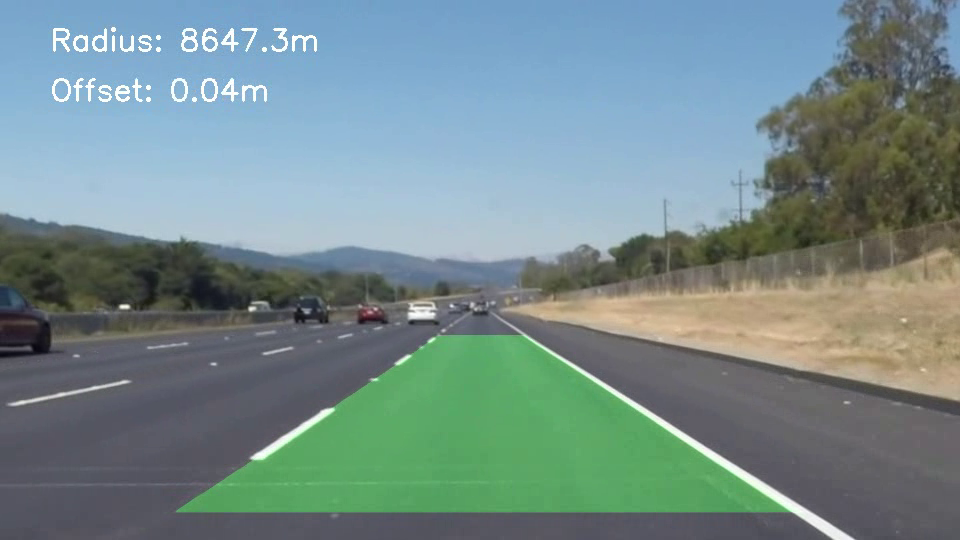
#> input picture frame 22 of result_files/output_video01.avi, 960 x 540 px, given in place of project_video01.mp4, which was not available
$ python main.py
#> lines starting #> are read from the running program, lines starting #| are printed output that depends on the picture; after the words box and inside, x2 and y2 are one past the last pixel; in counts of white or black regions, pixels touching at a corner belong together; pictures that were not available may be replaced by others from this repository, and a replacement may not be noted
### calibration.py
import numpy as np
import cv2
import glob
import os

def get_calibration_params():

    calib_path = 'result_files/calib.npz'

    if os.path.exists(calib_path):
        print("Loading calibration parameters")
        data = np.load(calib_path)
        return data['mtx'], data['dist']

    rows = 6
    cols = 9

    criteria = (cv2.TERM_CRITERIA_MAX_ITER + cv2.TERM_CRITERIA_EPS, 30, 0.001)

    objectPoints = np.zeros((rows * cols, 3), np.float32)
    objectPoints[:, :2] = np.mgrid[0:rows, 0:cols].T.reshape(-1, 2)

    objectPointsArray = []
    imgPointsArray = []

    # Kalibracija se primenjuje na slike iz direktorijuma camera_cal
    images = glob.glob('camera_cal/calibration*.jpg')

    for path in images:
        img = cv2.imread(path)
        gray = cv2.cvtColor(img, cv2.COLOR_BGR2GRAY)

        # Nalazenje uglova na tabli
        ret, corners = cv2.findChessboardCorners(gray, (rows, cols), None)

        if ret:
            corners = cv2.cornerSubPix(gray, corners, (11, 11), (-1, -1), criteria)

            objectPointsArray.append(objectPoints)
            imgPointsArray.append(corners)

            # Crtanje uglova na slici
            cv2.drawChessboardCorners(img, (rows, cols), corners, ret)


    cv2.destroyAllWindows()

    # Cuvanje rezultata kalibracije
    ret, mtx, dist, rvecs, tvecs = cv2.calibrateCamera(objectPointsArray, imgPointsArray, gray.shape[::-1], None, None)

    # Kreiranje foldera ako ne postoji
    if not os.path.exists('result_files'):
        os.makedirs('result_files')
    np.savez(calib_path, mtx=mtx, dist=dist, rvecs=rvecs, tvecs=tvecs)

    # Ispis greske pri kalibraciji
    error = 0
    for i in range(len(objectPointsArray)):
        imgPoints, _ = cv2.projectPoints(objectPointsArray[i], rvecs[i], tvecs[i], mtx, dist)
        error += cv2.norm(imgPointsArray[i], imgPoints, cv2.NORM_L2) / len(imgPoints)

    print("Total error: ", error / len(objectPointsArray))

    return mtx, dist

### main.py
import numpy as np
import cv2 as cv
import os
import glob
from calibration import get_calibration_params

def get_binary_video(img):
    # Konverzija u LAB prostor
    lab = cv.cvtColor(img, cv.COLOR_BGR2LAB)
    l_channel = lab[:,:,0] # Lightness (za bele linije)
    b_channel = lab[:,:,2] # Blue-Yellow (za zute linije)

    # Detekcija zute boje (B kanal u LAB je koristan za ovo)
    yellow_binary = np.zeros_like(b_channel)
    yellow_binary[(b_channel > 155)] = 1

    # Detekcija bele boje (L kanal)
    white_binary = np.zeros_like(l_channel)
    white_binary[(l_channel > 210)] = 1 # Visok prag za preciznost

    # Sobel gradijent po x-osi (ivice)
    gray = cv.cvtColor(img, cv.COLOR_BGR2GRAY)
    sobelx = cv.Sobel(gray, cv.CV_64F, 1, 0, ksize=3)
    abs_sobelx = np.absolute(sobelx)
    scaled_sobel = np.uint8(255 * abs_sobelx / np.max(abs_sobelx))

    sx_binary = np.zeros_like(scaled_sobel)
    sx_binary[(scaled_sobel >= 30) & (scaled_sobel <= 100)] = 1

    # Kombinovanje: zuta , bela, Sobel
    combined = np.zeros_like(sx_binary)
    combined[(yellow_binary == 1) | (white_binary == 1) | ((sx_binary == 1) & (l_channel > 150))] = 1

    return combined

def find_lane_pixels_video(binary_warped, draw_lanes=False):
    # Racunanje histograma donje polovine slike kako bismo identifikovali pocetne pozicije leve i desne trake
    histogram = np.sum(binary_warped[binary_warped.shape[0]//2:,:], axis=0)
    midpoint = np.int32(histogram.shape[0]//2)
    leftx_base = np.argmax(histogram[:midpoint])
    rightx_base = np.argmax(histogram[midpoint:]) + midpoint

    nwindows, margin, minpix = 9, 70, 50
    window_height = np.int32(binary_warped.shape[0]//nwindows)

    nonzero = binary_warped.nonzero()
    nonzeroy, nonzerox = np.array(nonzero[0]), np.array(nonzero[1])
    leftx_current, rightx_current = leftx_base, rightx_base
    left_lane_inds, right_lane_inds = [], []
    # Iteracija kroz prozore od dna ka vrhu slike radi pracenja zakrivljenosti traka
    for window in range(nwindows):
        win_y_low = binary_warped.shape[0] - (window+1)*window_height
        win_y_high = binary_warped.shape[0] - window*window_height
        win_xleft_low, win_xleft_high = leftx_current - margin, leftx_current + margin
        win_xright_low, win_xright_high = rightx_current - margin, rightx_current + margin

        good_left = ((nonzeroy >= win_y_low) & (nonzeroy < win_y_high) & (nonzerox >= win_xleft_low) & (nonzerox < win_xleft_high)).nonzero()[0]
        good_right = ((nonzeroy >= win_y_low) & (nonzeroy < win_y_high) & (nonzerox >= win_xright_low) & (nonzerox < win_xright_high)).nonzero()[0]

        left_lane_inds.append(good_left)
        right_lane_inds.append(good_right)

        if len(good_left) > minpix: leftx_current = np.int32(np.mean(nonzerox[good_left]))
        if len(good_right) > minpix: rightx_current = np.int32(np.mean(nonzerox[good_right]))

    try:
        # Spajanje svih pronadjenih indeksa piksela i izdvajanje njihovih koordinata za fitovanje polinoma
        left_lane_inds = np.concatenate(left_lane_inds)
        right_lane_inds = np.concatenate(right_lane_inds)

        out_img = None
        if draw_lanes:
            out_img = np.dstack((binary_warped, binary_warped, binary_warped)) * 255
            out_img[nonzeroy[left_lane_inds], nonzerox[left_lane_inds]] = [0, 0, 255] # Crvena
            out_img[nonzeroy[right_lane_inds], nonzerox[right_lane_inds]] = [255, 0, 0] # Plava

        return nonzerox[left_lane_inds], nonzeroy[left_lane_inds], nonzerox[right_lane_inds], nonzeroy[right_lane_inds], out_img
    except:
        return None, None, None, None, None

def process_frame(frame, mtx, dist):
    h, w = frame.shape[:2]
    undist = cv.undistort(frame, mtx, dist, None, mtx)
    binary = get_binary_video(undist)

    # Definisanje izvornih i odredisnih tacaka za transformaciju slike u pticju perspektivu
    src = np.float32([[w*0.45, h*0.62], [w*0.55, h*0.62], [w*0.85, h*0.95], [w*0.15, h*0.95]])
    dst = np.float32([[w*0.2, 0], [w*0.8, 0], [w*0.8, h], [w*0.2, h]])
    M = cv.getPerspectiveTransform(src, dst)
    Minv = cv.getPerspectiveTransform(dst, src)
    warped = cv.warpPerspective(binary, M, (w, h), flags=cv.INTER_LINEAR)

    lx, ly, rx, ry, _ = find_lane_pixels_video(warped)

    if lx is not None and len(lx) > 0 and len(rx) > 0:
        left_fit = np.polyfit(ly, lx, 2)
        right_fit = np.polyfit(ry, rx, 2)
        ploty = np.linspace(0, h-1, h)
        left_fitx = left_fit[0]*ploty**2 + left_fit[1]*ploty + left_fit[2]
        right_fitx = right_fit[0]*ploty**2 + right_fit[1]*ploty + right_fit[2]

        # Konverzija piksela u metre i izracunavanje radijusa zakrivljenosti i pozicije vozila (offset)
        ym_per_pix, xm_per_pix = 30/720, 3.7/700
        left_fit_cr = np.polyfit(ploty*ym_per_pix, left_fitx*xm_per_pix, 2)
        right_fit_cr = np.polyfit(ploty*ym_per_pix, right_fitx*xm_per_pix, 2)

        l_rad = ((1 + (2*left_fit_cr[0]*h*ym_per_pix + left_fit_cr[1])**2)**1.5) / np.absolute(2*left_fit_cr[0])
        r_rad = ((1 + (2*right_fit_cr[0]*h*ym_per_pix + right_fit_cr[1])**2)**1.5) / np.absolute(2*right_fit_cr[0])
        offset = (((left_fitx[-1] + right_fitx[-1])/2) - (w/2)) * xm_per_pix

        # Iscrtavanje detektovane povrsine trake i vracanje maske u originalnu perspektivu kamere
        warp_zero = np.zeros_like(warped).astype(np.uint8)
        color_warp = np.dstack((warp_zero, warp_zero, warp_zero))
        pts_left = np.array([np.transpose(np.vstack([left_fitx, ploty]))])
        pts_right = np.array([np.flipud(np.transpose(np.vstack([right_fitx, ploty])))])
        pts = np.hstack((pts_left, pts_right))

        cv.fillPoly(color_warp, np.int_([pts]), (0, 255, 0))
        newwarp = cv.warpPerspective(color_warp, Minv, (w, h))
        result = cv.addWeighted(undist, 1, newwarp, 0.3, 0)

        cv.putText(result, f"Radius: {(l_rad+r_rad)/2:.1f}m", (50, 50), cv.FONT_HERSHEY_SIMPLEX, 1, (255,255,255), 2)
        cv.putText(result, f"Offset: {offset:.2f}m", (50, 100), cv.FONT_HERSHEY_SIMPLEX, 1, (255,255,255), 2)
        return result
    return undist

def process_video(input_path, output_path, mtx, dist):

    cap = cv.VideoCapture(input_path)
    if not cap.isOpened():
        print(f"Error opening {input_path}")
        return

    width = int(cap.get(cv.CAP_PROP_FRAME_WIDTH))
    height = int(cap.get(cv.CAP_PROP_FRAME_HEIGHT))
    fps = cap.get(cv.CAP_PROP_FPS)

    out = cv.VideoWriter(output_path, cv.VideoWriter_fourcc(*'XVID'), fps, (width, height))

    while cap.isOpened():
        ret, frame = cap.read()
        if not ret:
            break

        processed = process_frame(frame, mtx, dist)
        out.write(processed)

        # Prikazivanje prozora tokom obrade
        cv.imshow('Lane Detection Video', processed)
        if cv.waitKey(1) & 0xFF == ord('q'):
            break

    cap.release()
    out.release()

def main():
    if not os.path.exists('result_files'):
        os.makedirs('result_files')

    mtx, dist = get_calibration_params()
#> (reads result_files/calib.npz from the repository)

    cal_img = cv.imread('camera_cal/calibration1.jpg')
    if cal_img is not None:
        cv.imwrite('result_files/calibration_original.jpg', cal_img)
        cal_undist = cv.undistort(cal_img, mtx, dist, None, mtx)
        cv.imwrite('result_files/calibration_undistorted.jpg', cal_undist)

    # Ulazna slika koriscena za writeup_template.md
    test_img = cv.imread('test_images/test3.jpg')
    if test_img is not None:
        h, w = test_img.shape[:2]

        # 1. Primena kalibracije na ulaznu sliku
        demo_undist = cv.undistort(test_img, mtx, dist, None, mtx)
        cv.imwrite('result_files/road_undistorted.jpg', demo_undist)
        cv.imshow('Undistort', demo_undist)
        cv.waitKey(0)

        # 2. Binarna slika
        demo_binary = get_binary_video(demo_undist)
        cv.imwrite('result_files/binary_thresholded.jpg', demo_binary * 255)
        cv.imshow('Binary', demo_binary * 255)
        cv.waitKey(0)

        # 3. Perspektivna transformacija
        src = np.float32([[w*0.45, h*0.62], [w*0.55, h*0.62], [w*0.85, h*0.95], [w*0.15, h*0.95]])
        dst = np.float32([[w*0.2, 0], [w*0.8, 0], [w*0.8, h], [w*0.2, h]])
        M = cv.getPerspectiveTransform(src, dst)
        demo_warped = cv.warpPerspective(demo_binary, M, (w, h))
        cv.imwrite('result_files/perspective_warped.jpg', demo_warped * 255)
        cv.imshow('Perspective Transform', demo_warped * 255)
        cv.waitKey(0)

        # 4. Detekcija trake na putu
        lx, ly, rx, ry, demo_lanes_img = find_lane_pixels_video(demo_warped, draw_lanes=True)
        if demo_lanes_img is not None:
            left_fit = np.polyfit(ly, lx, 2)
            right_fit = np.polyfit(ry, rx, 2)
            ploty = np.linspace(0, h-1, h)
            left_fitx = left_fit[0]*ploty**2 + left_fit[1]*ploty + left_fit[2]
            right_fitx = right_fit[0]*ploty**2 + right_fit[1]*ploty + right_fit[2]

            for i in range(len(ploty)-1):
                cv.line(demo_lanes_img, (int(left_fitx[i]), int(ploty[i])), (int(left_fitx[i+1]), int(ploty[i+1])), (0, 255, 255), 3)
                cv.line(demo_lanes_img, (int(right_fitx[i]), int(ploty[i])), (int(right_fitx[i+1]), int(ploty[i+1])), (0, 255, 255), 3)

            cv.imwrite('result_files/lane_pixels_fitted.jpg', demo_lanes_img)
            cv.imshow('Lane line detection', demo_lanes_img)
            cv.waitKey(0)

        # 5. Finalna slika
        demo_final = process_frame(test_img, mtx, dist)
        cv.imwrite('result_files/final_result_image.jpg', demo_final)
        cv.imshow('Final image', demo_final)

        cv.waitKey(0)
        cv.destroyAllWindows()

    # Primena na video snimku
    videos_to_process = [
        ('test_videos/project_video01.mp4', 'result_files/output_video01.avi'),
        ('test_videos/project_video02.mp4', 'result_files/output_video02.avi')
    ]

    for input_v, output_v in videos_to_process:
        process_video(input_v, output_v, mtx, dist)
#> in process_video, frame is the input picture: shape (540, 960, 3); mean B, G, R 140.2, 139.6, 117.4
#> in get_binary_video, `lab = cv.cvtColor(img, cv.COLOR_BGR2LAB)`: lab: shape (540, 960, 3); mean of channels 0, 1, 2 144.1, 121.2, 126
#> in get_binary_video, `b_channel = lab[:,:,2]`:
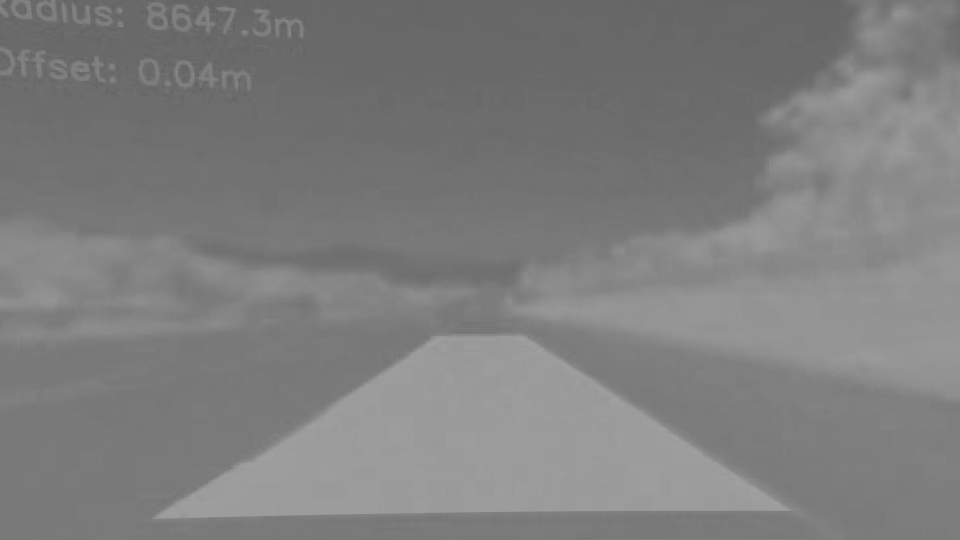
#> b_channel: shape (540, 960); min 96, max 162, mean 126
#> in get_binary_video, `gray = cv.cvtColor(img, cv.COLOR_BGR2GRAY)`:
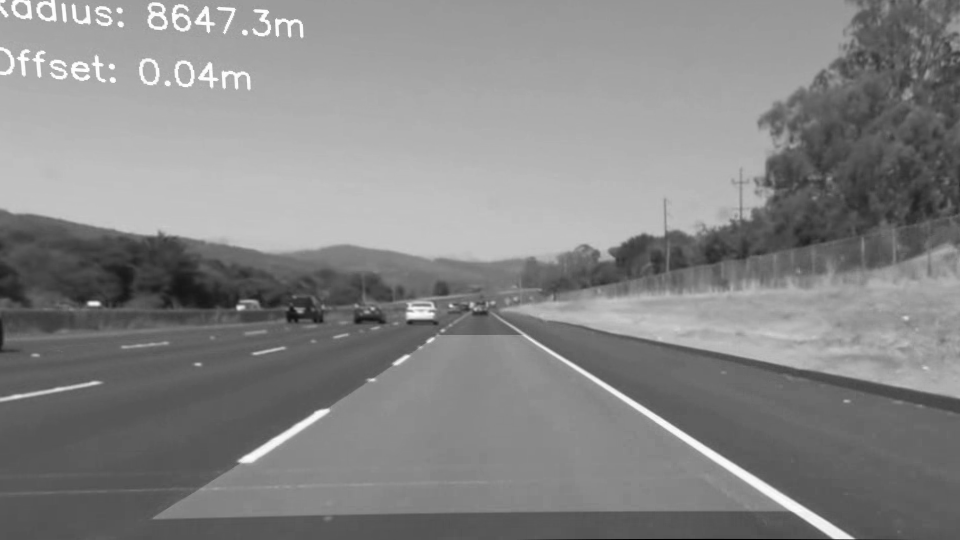
#> gray: shape (540, 960); min 0, max 255, mean 133.7
#> in get_binary_video, `sobelx = cv.Sobel(gray, cv.CV_64F, 1, 0, ksize=3)`:
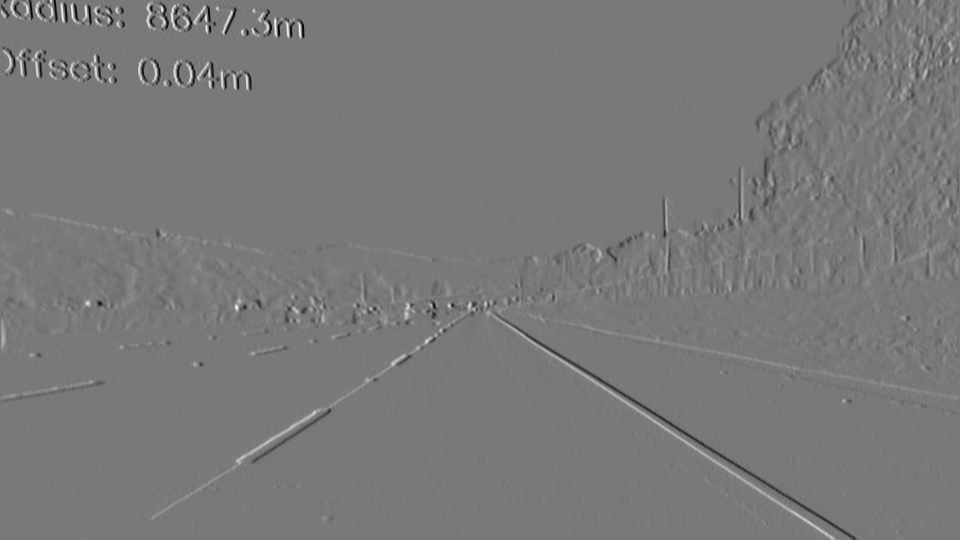
#> sobelx: shape (540, 960) float64; min -387, max 426, mean -0.1; drawn with min black and max white
#> in process_frame, `binary = get_binary_video(undist)`:
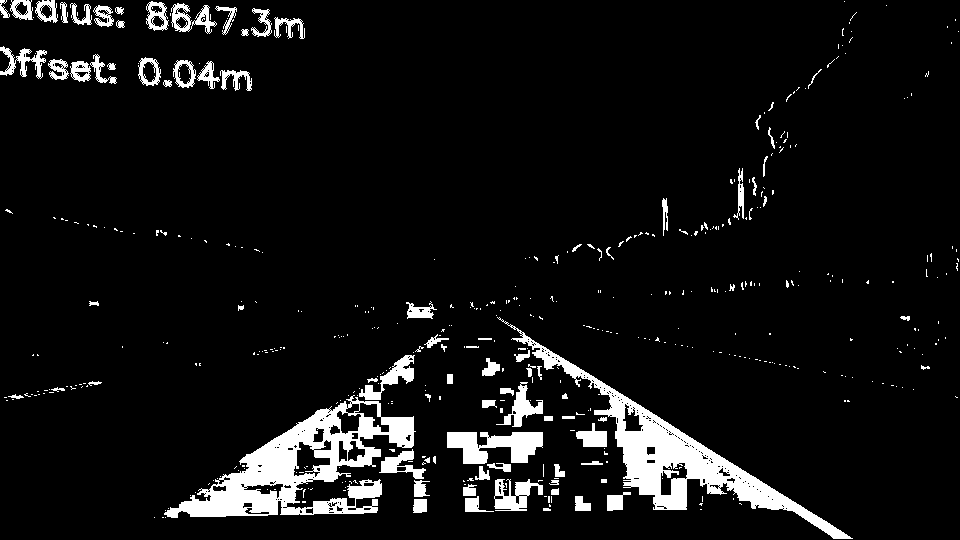
#> binary: shape (540, 960); values 0 (black) and 1 (white), 7.2% white; 465 white regions (379 under 20 px), largest, box (x1, y1, x2, y2) and area: (164, 395, 416, 518) 10817, (497, 317, 853, 539) 9915, (447, 432, 543, 464) 1990
#> in process_frame, `warped = cv.warpPerspective(binary, M, (w, h), flags=cv.INTER_LINEAR)`:
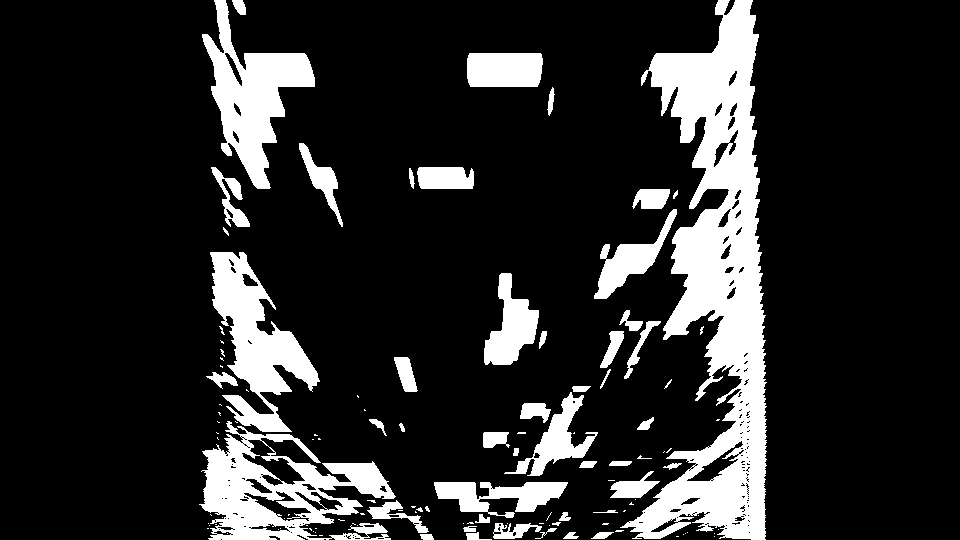
#> warped: shape (540, 960); values 0 (black) and 1 (white), 16.3% white; 120 white regions (70 under 20 px), largest, box (x1, y1, x2, y2) and area: (620, 0, 767, 540) 34842, (199, 421, 396, 540) 10663, (202, 0, 315, 189) 8262
#> in find_lane_pixels_video, `histogram = np.sum(binary_warped[binary_warped.shape[0]//2:,:], axis=0)`: histogram = 960 values, max 270 at index 751, min 0 at index 0, mean 52.5
#> in find_lane_pixels_video, `leftx_base = np.argmax(histogram[:midpoint])`: leftx_base = 236
#> in find_lane_pixels_video, `rightx_base = np.argmax(histogram[midpoint:]) + midpoint`: rightx_base = 751
#> in find_lane_pixels_video, `nonzero = binary_warped.nonzero()`: nonzero = 84329 positions, rows 0 to 539, columns 199 to 766
#> in find_lane_pixels_video, `leftx_current, rightx_current = leftx_base, rightx_base`: leftx_current = 236; rightx_current = 751
#> the loop in find_lane_pixels_video, `for window in range(nwindows):` made 9 passes
#> (win_xleft_low, win_xleft_high, win_xright_low, win_xright_high, leftx_current, rightx_current) on passes 1 to 9: (166, 306, 681, 821, 252, 726), (182, 322, 656, 796, 254, 730), (184, 324, 660, 800, 263, 740), (193, 333, 670, 810, 256, 725), (186, 326, 655, 795, 234, 716), (164, 304, 646, 786, 237, 713), (167, 307, 643, 783, 250, 723), (180, 320, 653, 793, 257, 705), (187, 327, 635, 775, 237, 727)
#> after the loop in find_lane_pixels_video, `for window in range(nwindows):`: left_lane_inds = 9 items
#> in process_frame, `left_fit = np.polyfit(ly, lx, 2)`: left_fit = [2.46e-06, 0.0112, 248.8]
#> in process_frame, `right_fit = np.polyfit(ry, rx, 2)`: right_fit = [4.73e-05, 0.0136, 713.2]
#> in process_frame, `left_fitx = left_fit[0]*ploty**2 + left_fit[1]*ploty + left_fit[2]`: left_fitx = 540 values from 248.8 to 255.6
#> in process_frame, `right_fitx = right_fit[0]*ploty**2 + right_fit[1]*ploty + right_fit[2]`: right_fitx = 540 values from 713.2 to 734.3
#> in process_frame, `left_fit_cr = np.polyfit(ploty*ym_per_pix, left_fitx*xm_per_pix, 2)`: left_fit_cr = [7.48e-06, 0.00143, 1.32]
#> in process_frame, `right_fit_cr = np.polyfit(ploty*ym_per_pix, right_fitx*xm_per_pix, 2)`: right_fit_cr = [0.000144, 0.00173, 3.77]
#> in process_frame, `l_rad = ((1 + (2*left_fit_cr[0]*h*ym_per_pix + left_fit_cr[1])**2)**1...`: l_rad = 66827
#> in process_frame, `r_rad = ((1 + (2*right_fit_cr[0]*h*ym_per_pix + right_fit_cr[1])**2)**..`: r_rad = 3475.6
#> in process_frame, `offset = (((left_fitx[-1] + right_fitx[-1])/2) - (w/2)) * xm_per_pix`: offset = 0.0789
#> in process_frame, `pts_left = np.array([np.transpose(np.vstack([left_fitx, ploty]))])`: pts_left = 540 pairs, first value 248.8 to 255.6, second value 0 to 539
#> in process_frame, `pts_right = np.array([np.flipud(np.transpose(np.vstack([right_fitx, pl..`: pts_right = 540 pairs, first value 713.2 to 734.3, second value 0 to 539
#> in process_frame, `pts = np.hstack((pts_left, pts_right))`: pts = 1080 pairs, first value 248.8 to 734.3, second value 0 to 539
#> in process_frame, `cv.fillPoly(color_warp, np.int_([pts]), (0, 255, 0))`:
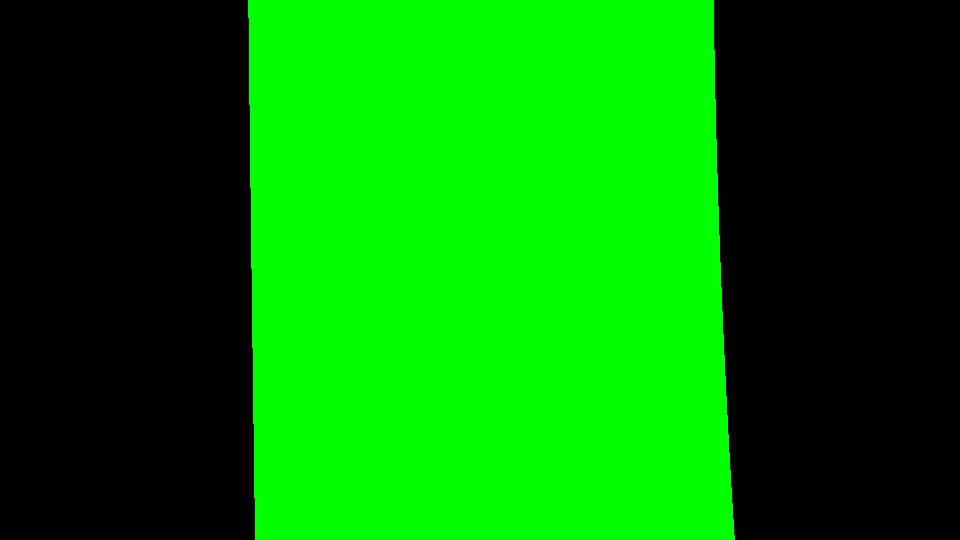
#> color_warp: shape (540, 960, 3); mean of channels 0, 1, 2 0, 124.9, 0; drawn as B, G, R
#> in process_frame, `cv.putText(result, f"Offset: {offset:.2f}m", (50, 100), cv.FONT_HERSHE..`:
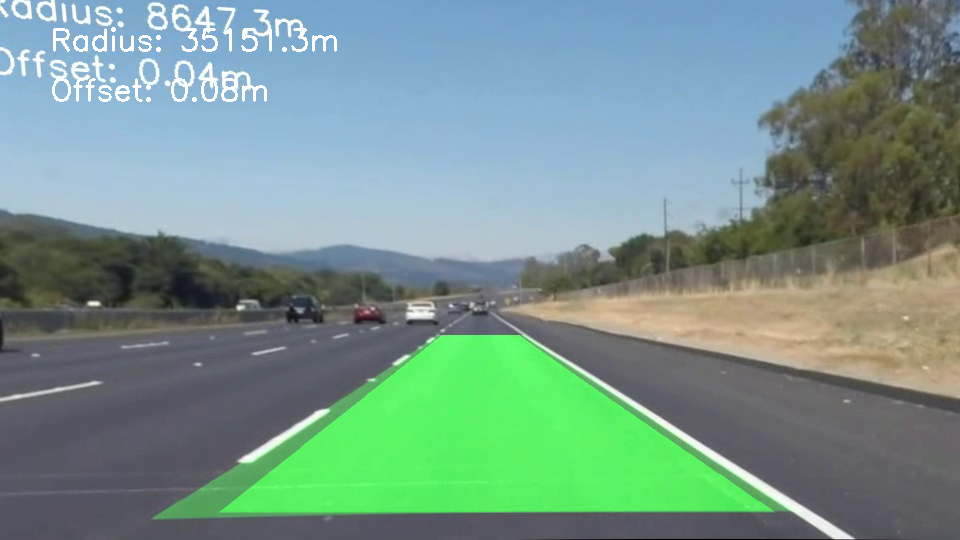
#> result: shape (540, 960, 3); mean B, G, R 140.5, 149.1, 119
#> (key q is pressed here)

    cv.destroyAllWindows()

if __name__ == "__main__":
    main()
